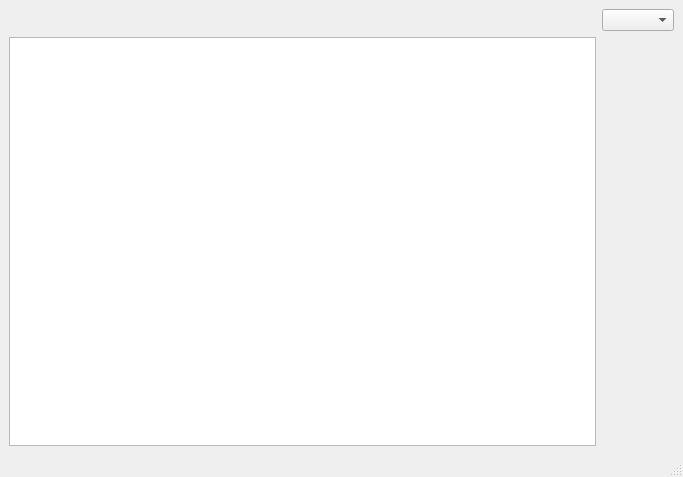
<?xml version="1.0" encoding="UTF-8"?>
<ui version="4.0">
 <class>MainWindow</class>
 <widget class="QMainWindow" name="MainWindow">
  <property name="geometry">
   <rect>
    <x>0</x>
    <y>0</y>
    <width>683</width>
    <height>477</height>
   </rect>
  </property>
  <property name="windowTitle">
   <string>MainWindow</string>
  </property>
  <widget class="QWidget" name="centralwidget">
   <layout class="QGridLayout" name="gridLayout">
    <item row="0" column="1">
     <widget class="QComboBox" name="comboBox"/>
    </item>
    <item row="1" column="0">
     <widget class="QPlainTextEdit" name="plainTextEdit"/>
    </item>
   </layout>
  </widget>
  <widget class="QMenuBar" name="menubar">
   <property name="geometry">
    <rect>
     <x>0</x>
     <y>0</y>
     <width>683</width>
     <height>21</height>
    </rect>
   </property>
  </widget>
  <widget class="QStatusBar" name="statusbar"/>
 </widget>
 <resources/>
 <connections/>
</ui>
